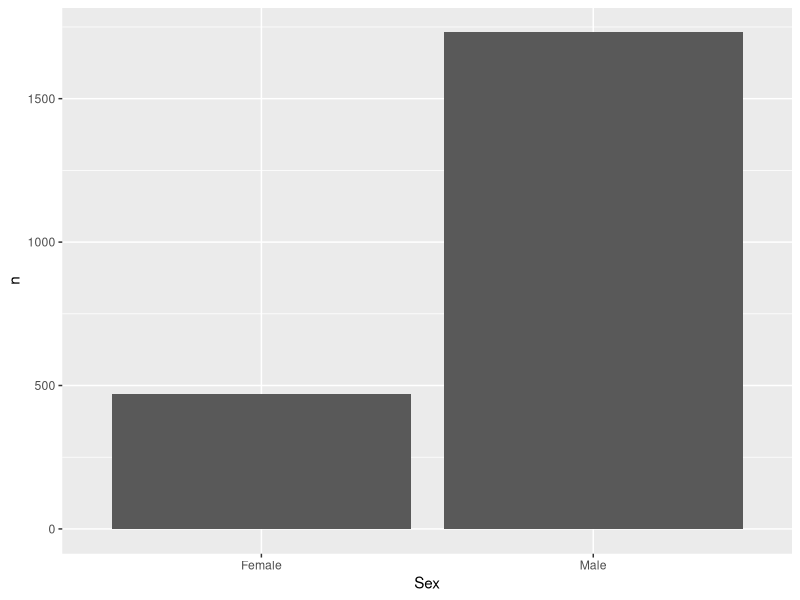
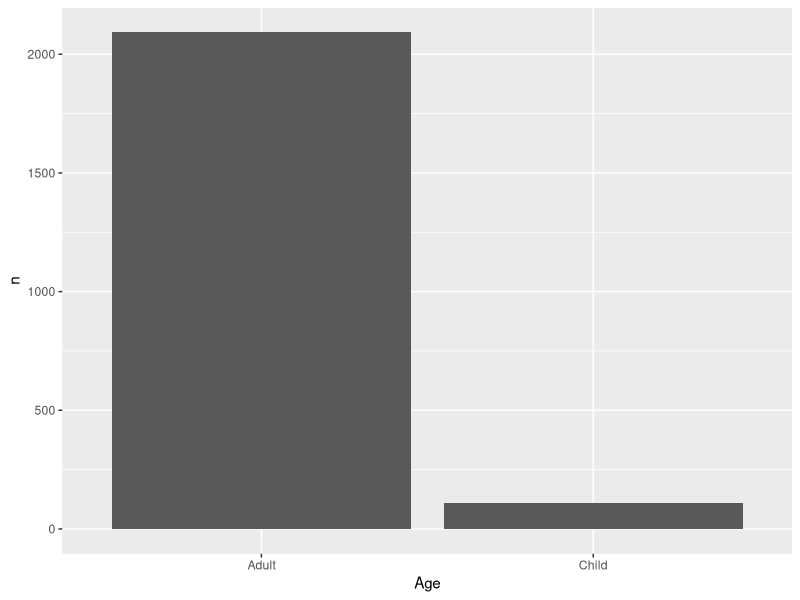
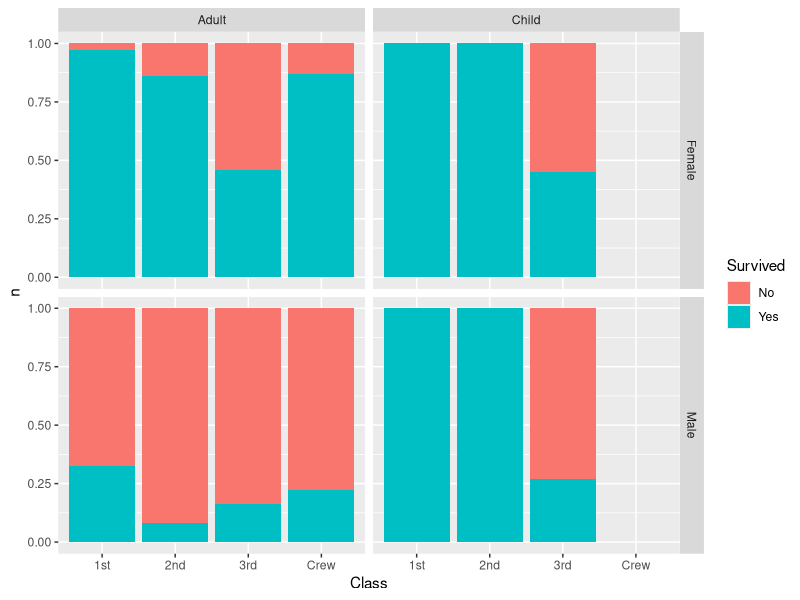

Reproduce these figures in R, in order. (Note: this script raises an error after producing the figures.)
## ---- chunk 1
## to install packrat: 
#install.packages("packrat")  

## setting up the packrat virtual environment in the current directory: 
#packrat::init()  
## turn packrat on 
#packrat::on
## ---- chunk 2
## to install all packages included in tidyverse. #install.packages("tidyverse")    
## but we want to open ggplot2 with tidyverse: 

library(tidyverse)
## ---- chunk 3
data()
## ---- chunk 4
help(Titanic) 
#?Titanic    #does the same thing}
## ---- chunk 5
titanic = Titanic |>
    as_tibble()
titanic
## ---- chunk 6
head(titanic) 
# try "head(msleep, 3)" to see what that does differently}
## ---- chunk 7
class(titanic)

## ---- chunk 8

dim(titanic)
## ---- chunk 9
colnames(titanic)
## ---- chunk 10
str(titanic)
    
## ---- chunk 11
summary(titanic)
## ---- chunk 12
titanic |>
    distinct(Class)
## ---- chunk 13
titanic |>
    distinct(Class, Sex)
## ---- chunk 14
titanic |>
    count(Class, sort=TRUE)
## ---- chunk 15


## ---- chunk 16
ggplot(data=titanic, aes(x=Sex, y=n)) + 
    geom_bar(stat="identity")
## ---- chunk 17
ggplot(data=titanic, aes(x=Age, y=n)) +
    geom_bar(stat="identity")

## ---- chunk 18
ggplot(titanic, aes(x = Class, y = n, fill = Survived)) +
  geom_bar(stat = "identity", position = "fill") +
  facet_grid(Sex ~ Age) 
## ---- chunk 19
install.packages("ggmosaic")
## ---- chunk 20
titanic_summary <- titanic |>
    group_by(Sex, Class, Age) |>
    summarize(total = sum(n))
## ---- chunk 21
survivors <- titanic |>
    filter(Survived == "Yes") |>
    group_by(Sex, Age, Class) |>
    summarize(survived = sum(n))
## ---- chunk 22
#titanic_summary <- left_join(titanic_summary, survivors, by = c("Sex", "Age", "Class")) 

titanic_summary <- titanic_summary |>
    left_join(survivors, by = c("Sex", "Age", "Class"))
## ---- chunk 23
#titanic_summary <- titanic_summary |>
    #mutate(survived = ifelse(is.na(survived), 0, survived),
#         survival_rate = survived / total) 
titanic_summary <- titanic_summary |>
  # Use coalesce to handle missing 'survived' column
  mutate(survived = coalesce(survived, 0),
         survival_rate = survived / total)
## ---- chunk 24
titanic_summary <- titanic_summary |>
    arrange(survival_rate)
## ---- chunk 25
titanic_summary <- titanic_summary |>
    left_join(survivors, by = c("Sex", "Age", "Class")) |>
    mutate(survived = coalesce(survived, 0),
         survival_rate = survived / total) |>
    arrange(survival_rate)
